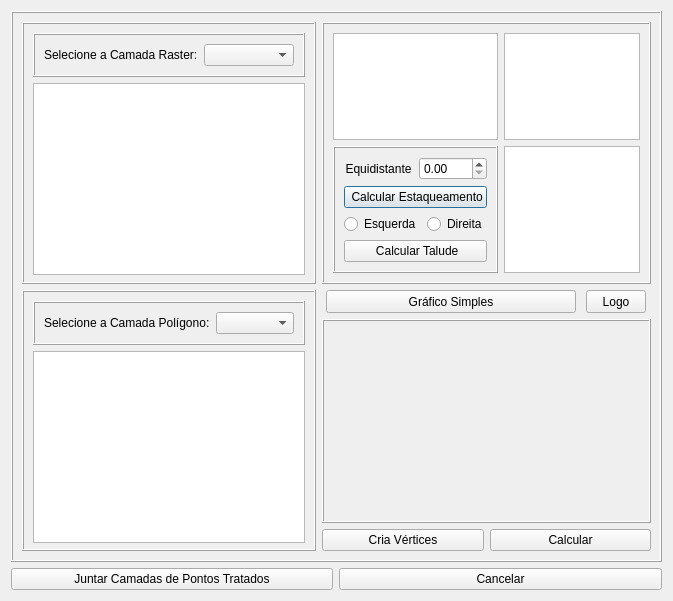
<?xml version="1.0" encoding="UTF-8"?>
<ui version="4.0">
 <class>Dialog</class>
 <widget class="QDialog" name="Dialog">
  <property name="geometry">
   <rect>
    <x>0</x>
    <y>0</y>
    <width>673</width>
    <height>600</height>
   </rect>
  </property>
  <property name="maximumSize">
   <size>
    <width>673</width>
    <height>600</height>
   </size>
  </property>
  <property name="windowTitle">
   <string>Dialog</string>
  </property>
  <property name="windowIcon">
   <iconset>
    <normaloff>../icones/plat.png</normaloff>../icones/plat.png</iconset>
  </property>
  <layout class="QGridLayout" name="gridLayout_11">
   <item row="0" column="0">
    <layout class="QGridLayout" name="gridLayout_10">
     <item row="0" column="0" colspan="2">
      <widget class="QFrame" name="frame_5">
       <property name="minimumSize">
        <size>
         <width>621</width>
         <height>551</height>
        </size>
       </property>
       <property name="frameShape">
        <enum>QFrame::Box</enum>
       </property>
       <property name="frameShadow">
        <enum>QFrame::Raised</enum>
       </property>
       <layout class="QGridLayout" name="gridLayout_12">
        <item row="0" column="0">
         <widget class="QFrame" name="frame_3">
          <property name="frameShape">
           <enum>QFrame::Box</enum>
          </property>
          <property name="frameShadow">
           <enum>QFrame::Raised</enum>
          </property>
          <layout class="QGridLayout" name="gridLayout_5">
           <item row="0" column="0">
            <widget class="QFrame" name="frame">
             <property name="frameShape">
              <enum>QFrame::Box</enum>
             </property>
             <property name="frameShadow">
              <enum>QFrame::Raised</enum>
             </property>
             <layout class="QGridLayout" name="gridLayout">
              <item row="0" column="0">
               <widget class="QLabel" name="label">
                <property name="text">
                 <string>Selecione a Camada Raster:</string>
                </property>
               </widget>
              </item>
              <item row="0" column="1">
               <widget class="QComboBox" name="comboBoxRaster"/>
              </item>
             </layout>
            </widget>
           </item>
           <item row="1" column="0">
            <widget class="QGraphicsView" name="graphicsViewRaster">
             <property name="minimumSize">
              <size>
               <width>272</width>
               <height>192</height>
              </size>
             </property>
             <property name="maximumSize">
              <size>
               <width>272</width>
               <height>192</height>
              </size>
             </property>
            </widget>
           </item>
          </layout>
         </widget>
        </item>
        <item row="0" column="1">
         <widget class="QFrame" name="frame_2">
          <property name="frameShape">
           <enum>QFrame::Box</enum>
          </property>
          <property name="frameShadow">
           <enum>QFrame::Raised</enum>
          </property>
          <layout class="QGridLayout" name="gridLayout_24">
           <item row="0" column="1">
            <widget class="QListWidget" name="listWidgetEstacas">
             <property name="minimumSize">
              <size>
               <width>121</width>
               <height>0</height>
              </size>
             </property>
            </widget>
           </item>
           <item row="1" column="1">
            <widget class="QListWidget" name="listWidgetTalude">
             <property name="minimumSize">
              <size>
               <width>0</width>
               <height>0</height>
              </size>
             </property>
            </widget>
           </item>
           <item row="0" column="0">
            <widget class="QListWidget" name="listWidgetSegmentos">
             <property name="minimumSize">
              <size>
               <width>121</width>
               <height>0</height>
              </size>
             </property>
            </widget>
           </item>
           <item row="1" column="0">
            <widget class="QFrame" name="frame_8">
             <property name="frameShape">
              <enum>QFrame::Box</enum>
             </property>
             <property name="frameShadow">
              <enum>QFrame::Raised</enum>
             </property>
             <layout class="QGridLayout" name="gridLayout_7">
              <item row="1" column="0">
               <widget class="QPushButton" name="pushButtonEstaqueamento">
                <property name="styleSheet">
                 <string notr="true">QPushButton {
    /* Mantém o estilo original do botão */
    transition: all 0.2s ease; /* Suaviza todas as transições de estado */
}

QPushButton:hover {
    background-color: qlineargradient(spread:pad, x1:0, y1:0, x2:0, y2:1, stop:0 #a0e6e6, stop:1 #66cccc); /* Gradiente suave em tons de azul turquesa claro */
    border: 1px solid #33cccc; /* Borda azul turquesa mais escura */
    border-radius: 4px; /* Cantos arredondados */
    box-shadow: 0px 4px 8px rgba(64, 224, 208, 0.8); /* Sombra azul turquesa brilhante e levemente deslocada para dar profundidade */
}

QPushButton:pressed {
    background-color: qlineargradient(spread:pad, x1:0, y1:0, x2:0, y2:1, stop:0 #66cccc, stop:1 #33cccc); /* Gradiente mais escuro para efeito pressionado */
    border: 1px solid #009999; /* Borda azul turquesa ainda mais escura */
    box-shadow: inset 0px 4px 8px rgba(64, 224, 208, 0.8); /* Sombra interna para dar a impressão de que o botão foi pressionado */
    transform: scale(0.98); /* Leve redução no tamanho para simular o pressionar */
}
</string>
                </property>
                <property name="text">
                 <string> Calcular Estaqueamento</string>
                </property>
               </widget>
              </item>
              <item row="2" column="0">
               <layout class="QGridLayout" name="gridLayout_9">
                <item row="0" column="0">
                 <widget class="QRadioButton" name="radioButtonEsquerda">
                  <property name="text">
                   <string>Esquerda</string>
                  </property>
                 </widget>
                </item>
                <item row="0" column="1">
                 <widget class="QRadioButton" name="radioButtonDireita">
                  <property name="text">
                   <string>Direita</string>
                  </property>
                 </widget>
                </item>
               </layout>
              </item>
              <item row="0" column="0">
               <layout class="QGridLayout" name="gridLayout_29">
                <item row="0" column="1">
                 <widget class="QDoubleSpinBox" name="doubleSpinBoxEquidistante"/>
                </item>
                <item row="0" column="0">
                 <widget class="QLabel" name="label_22">
                  <property name="text">
                   <string>Equidistante</string>
                  </property>
                  <property name="alignment">
                   <set>Qt::AlignCenter</set>
                  </property>
                 </widget>
                </item>
               </layout>
              </item>
              <item row="3" column="0">
               <widget class="QPushButton" name="pushButtonTalude">
                <property name="styleSheet">
                 <string notr="true">QPushButton {
    /* Mantém o estilo original do botão */
    transition: all 0.2s ease; /* Suaviza todas as transições de estado */
}

QPushButton:hover {
    background-color: qlineargradient(spread:pad, x1:0, y1:0, x2:0, y2:1, stop:0 #66cccc, stop:1 #339999); /* Gradiente suave em tons de ciano escuro */
    border: 1px solid #008b8b; /* Borda ciano escuro */
    border-radius: 5px; /* Cantos arredondados */
    box-shadow: 0px 4px 8px rgba(0, 139, 139, 0.8); /* Sombra ciano escuro brilhante e levemente deslocada para dar profundidade */
}

QPushButton:pressed {
    background-color: qlineargradient(spread:pad, x1:0, y1:0, x2:0, y2:1, stop:0 #339999, stop:1 #008b8b); /* Gradiente mais escuro para efeito pressionado */
    border: 1px solid #006666; /* Borda ciano escuro ainda mais profunda */
    box-shadow: inset 0px 4px 8px rgba(0, 139, 139, 0.8); /* Sombra interna para dar a impressão de que o botão foi pressionado */
    transform: scale(0.98); /* Leve redução no tamanho para simular o pressionar */
}
</string>
                </property>
                <property name="text">
                 <string> Calcular Talude</string>
                </property>
               </widget>
              </item>
             </layout>
            </widget>
           </item>
          </layout>
         </widget>
        </item>
        <item row="1" column="0">
         <widget class="QFrame" name="frame_4">
          <property name="frameShape">
           <enum>QFrame::Box</enum>
          </property>
          <property name="frameShadow">
           <enum>QFrame::Raised</enum>
          </property>
          <layout class="QGridLayout" name="gridLayout_6">
           <item row="0" column="0">
            <widget class="QFrame" name="frame_6">
             <property name="frameShape">
              <enum>QFrame::Box</enum>
             </property>
             <property name="frameShadow">
              <enum>QFrame::Raised</enum>
             </property>
             <layout class="QGridLayout" name="gridLayout_8">
              <item row="0" column="0">
               <widget class="QLabel" name="label_2">
                <property name="text">
                 <string>Selecione a Camada Polígono:</string>
                </property>
               </widget>
              </item>
              <item row="0" column="1">
               <widget class="QComboBox" name="comboBoxPoligono"/>
              </item>
             </layout>
            </widget>
           </item>
           <item row="1" column="0">
            <widget class="QGraphicsView" name="graphicsViewPoligono">
             <property name="minimumSize">
              <size>
               <width>271</width>
               <height>192</height>
              </size>
             </property>
             <property name="maximumSize">
              <size>
               <width>272</width>
               <height>192</height>
              </size>
             </property>
            </widget>
           </item>
          </layout>
         </widget>
        </item>
        <item row="1" column="1">
         <layout class="QGridLayout" name="gridLayout_4">
          <item row="0" column="0" colspan="2">
           <layout class="QGridLayout" name="gridLayout_3">
            <item row="0" column="0">
             <layout class="QGridLayout" name="gridLayout_2">
              <item row="0" column="1">
               <widget class="QPushButton" name="pushButtonLogo">
                <property name="minimumSize">
                 <size>
                  <width>60</width>
                  <height>23</height>
                 </size>
                </property>
                <property name="maximumSize">
                 <size>
                  <width>60</width>
                  <height>23</height>
                 </size>
                </property>
                <property name="styleSheet">
                 <string notr="true">QPushButton {
    /* Mantém o estilo original do botão */
    transition: all 0.2s ease; /* Suaviza todas as transições de estado */
}

QPushButton:hover {
    background-color: qlineargradient(spread:pad, x1:0, y1:0, x2:0, y2:1, stop:0 #ccffcc, stop:1 #99ffcc); /* Gradiente suave em tons de aquamarine claro */
    border: 1px solid #66ffcc; /* Borda aquamarine mais escura */
    border-radius: 5px; /* Cantos arredondados */
    box-shadow: 0px 4px 8px rgba(127, 255, 212, 0.8); /* Sombra aquamarine brilhante e levemente deslocada para dar profundidade */
}

QPushButton:pressed {
    background-color: qlineargradient(spread:pad, x1:0, y1:0, x2:0, y2:1, stop:0 #99ffcc, stop:1 #66ffcc); /* Gradiente mais escuro para efeito pressionado */
    border: 1px solid #33cc99; /* Borda aquamarine ainda mais escura */
    box-shadow: inset 0px 4px 8px rgba(127, 255, 212, 0.8); /* Sombra interna para dar a impressão de que o botão foi pressionado */
    transform: scale(0.98); /* Leve redução no tamanho para simular o pressionar */
}
</string>
                </property>
                <property name="text">
                 <string>Logo</string>
                </property>
               </widget>
              </item>
              <item row="0" column="0">
               <widget class="QPushButton" name="pushButtonGrafico">
                <property name="minimumSize">
                 <size>
                  <width>240</width>
                  <height>23</height>
                 </size>
                </property>
                <property name="maximumSize">
                 <size>
                  <width>250</width>
                  <height>23</height>
                 </size>
                </property>
                <property name="styleSheet">
                 <string notr="true">QPushButton {
    /* Mantém o estilo original do botão */
    transition: all 0.2s ease; /* Suaviza todas as transições de estado */
}

QPushButton:hover {
    background-color: qlineargradient(spread:pad, x1:0, y1:0, x2:0, y2:1, stop:0 #f7ff3c, stop:1 #d9ff00); /* Gradiente suave em tons de amarelo limão */
    border: 1px solid #b3cc00; /* Borda amarelo limão mais escura */
    border-radius: 4px; /* Cantos arredondados */
    box-shadow: 0px 4px 8px rgba(245, 255, 0, 0.8); /* Sombra amarelo limão brilhante e levemente deslocada para dar profundidade */
}

QPushButton:pressed {
    background-color: qlineargradient(spread:pad, x1:0, y1:0, x2:0, y2:1, stop:0 #d9ff00, stop:1 #b3cc00); /* Gradiente mais escuro para efeito pressionado */
    border: 1px solid #99b300; /* Borda amarelo limão ainda mais escura */
    box-shadow: inset 0px 4px 8px rgba(245, 255, 0, 0.8); /* Sombra interna para dar a impressão de que o botão foi pressionado */
    transform: scale(0.98); /* Leve redução no tamanho para simular o pressionar */
}
</string>
                </property>
                <property name="text">
                 <string>Gráfico Simples</string>
                </property>
               </widget>
              </item>
             </layout>
            </item>
            <item row="1" column="0">
             <widget class="QScrollArea" name="scrollArea">
              <property name="minimumSize">
               <size>
                <width>0</width>
                <height>0</height>
               </size>
              </property>
              <property name="frameShape">
               <enum>QFrame::Box</enum>
              </property>
              <property name="frameShadow">
               <enum>QFrame::Raised</enum>
              </property>
              <property name="widgetResizable">
               <bool>true</bool>
              </property>
              <widget class="QWidget" name="scrollAreaWidgetContents">
               <property name="geometry">
                <rect>
                 <x>0</x>
                 <y>0</y>
                 <width>323</width>
                 <height>193</height>
                </rect>
               </property>
              </widget>
             </widget>
            </item>
           </layout>
          </item>
          <item row="1" column="0">
           <widget class="QPushButton" name="pushButtonVertices">
            <property name="styleSheet">
             <string notr="true">QPushButton {
    /* Mantém o estilo original do botão */
    transition: all 0.2s ease; /* Suaviza todas as transições de estado */
}

QPushButton:hover {
    background-color: qlineargradient(spread:pad, x1:0, y1:0, x2:0, y2:1, stop:0 #80dfff, stop:1 #66c2ff); /* Gradiente suave em tons de azul malibu */
    border: 1px solid #3399ff; /* Borda azul malibu mais escura */
    border-radius: 4px; /* Cantos arredondados */
    box-shadow: 0px 4px 8px rgba(102, 194, 255, 0.8); /* Sombra azul malibu brilhante e levemente deslocada para dar profundidade */
}

QPushButton:pressed {
    background-color: qlineargradient(spread:pad, x1:0, y1:0, x2:0, y2:1, stop:0 #66c2ff, stop:1 #3399ff); /* Gradiente mais escuro para efeito pressionado */
    border: 1px solid #007acc; /* Borda azul malibu ainda mais escura */
    box-shadow: inset 0px 4px 8px rgba(102, 194, 255, 0.8); /* Sombra interna para dar a impressão de que o botão foi pressionado */
    transform: scale(0.98); /* Leve redução no tamanho para simular o pressionar */
}
</string>
            </property>
            <property name="text">
             <string>Cria Vértices</string>
            </property>
           </widget>
          </item>
          <item row="1" column="1">
           <widget class="QPushButton" name="pushButtonCalcular">
            <property name="styleSheet">
             <string notr="true">QPushButton {
    /* Mantém o estilo original do botão */
    transition: all 0.2s ease; /* Suaviza todas as transições de estado */
}

QPushButton:hover {
    background-color: qlineargradient(spread:pad, x1:0, y1:0, x2:0, y2:1, stop:0 #80dfff, stop:1 #66c2ff); /* Gradiente suave em tons de azul malibu */
    border: 1px solid #3399ff; /* Borda azul malibu mais escura */
    border-radius: 4px; /* Cantos arredondados */
    box-shadow: 0px 4px 8px rgba(102, 194, 255, 0.8); /* Sombra azul malibu brilhante e levemente deslocada para dar profundidade */
}

QPushButton:pressed {
    background-color: qlineargradient(spread:pad, x1:0, y1:0, x2:0, y2:1, stop:0 #66c2ff, stop:1 #3399ff); /* Gradiente mais escuro para efeito pressionado */
    border: 1px solid #007acc; /* Borda azul malibu ainda mais escura */
    box-shadow: inset 0px 4px 8px rgba(102, 194, 255, 0.8); /* Sombra interna para dar a impressão de que o botão foi pressionado */
    transform: scale(0.98); /* Leve redução no tamanho para simular o pressionar */
}
</string>
            </property>
            <property name="text">
             <string>Calcular</string>
            </property>
           </widget>
          </item>
         </layout>
        </item>
       </layout>
      </widget>
     </item>
     <item row="1" column="0">
      <widget class="QPushButton" name="pushButtonJuntar">
       <property name="styleSheet">
        <string notr="true">QPushButton {
    /* Mantém o estilo original do botão */
    transition: all 0.2s ease; /* Suaviza todas as transições de estado */
}

QPushButton:hover {
    background-color: qlineargradient(spread:pad, x1:0, y1:0, x2:0, y2:1, stop:0 #00f7ff, stop:1 #00d9ff); /* Gradiente suave em tons de azul neon */
    border: 1px solid #00b3cc; /* Borda azul neon mais escura */
    border-radius: 4px; /* Cantos arredondados */
    box-shadow: 0px 4px 8px rgba(0, 247, 255, 0.8); /* Sombra azul neon brilhante e levemente deslocada para dar profundidade */
}

QPushButton:pressed {
    background-color: qlineargradient(spread:pad, x1:0, y1:0, x2:0, y2:1, stop:0 #00d9ff, stop:1 #00b3cc); /* Gradiente mais escuro para efeito pressionado */
    border: 1px solid #0099b3; /* Borda azul neon ainda mais escura */
    box-shadow: inset 0px 4px 8px rgba(0, 247, 255, 0.8); /* Sombra interna para dar a impressão de que o botão foi pressionado */
    transform: scale(0.98); /* Leve redução no tamanho para simular o pressionar */
}
</string>
       </property>
       <property name="text">
        <string>Juntar Camadas de Pontos Tratados</string>
       </property>
      </widget>
     </item>
     <item row="1" column="1">
      <widget class="QPushButton" name="pushButtonCancelar">
       <property name="styleSheet">
        <string notr="true">QPushButton {
    /* Mantém o estilo original do botão */
    transition: all 0.2s ease; /* Suaviza todas as transições de estado */
}

QPushButton:hover {
    background-color: qlineargradient(spread:pad, x1:0, y1:0, x2:0, y2:1, stop:0 #ffcccc, stop:1 #ff9999); /* Gradiente suave em tons de vermelho claro */
    border: 1px solid #ff6666; /* Borda vermelha mais escura */
    border-radius: 4px; /* Cantos arredondados */
    box-shadow: 0px 4px 8px rgba(255, 0, 0, 0.8); /* Sombra vermelha brilhante e levemente deslocada para dar profundidade */
}

QPushButton:pressed {
    background-color: qlineargradient(spread:pad, x1:0, y1:0, x2:0, y2:1, stop:0 #ff9999, stop:1 #ff6666); /* Gradiente mais escuro para efeito pressionado */
    border: 1px solid #cc0000; /* Borda vermelha ainda mais escura */
    box-shadow: inset 0px 4px 8px rgba(255, 0, 0, 0.8); /* Sombra interna para dar a impressão de que o botão foi pressionado */
    transform: scale(0.98); /* Leve redução no tamanho para simular o pressionar */
}
</string>
       </property>
       <property name="text">
        <string>Cancelar</string>
       </property>
      </widget>
     </item>
    </layout>
   </item>
  </layout>
 </widget>
 <resources/>
 <connections/>
</ui>
